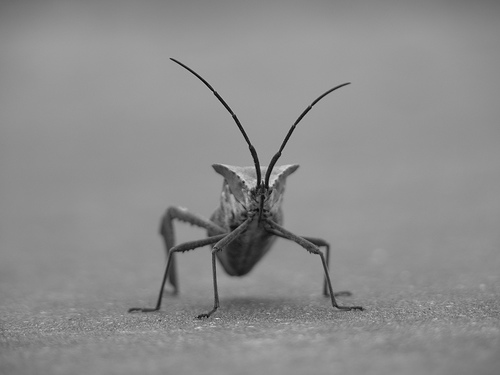
#> input picture handson-ml-example/images/stinkbug.png, 500 x 375 px
$ jupyter execute --allow-errors matplotlib-study.ipynb   (shell and % lines are left out)
#> lines starting #> are read from the running program, lines starting #| are printed output that depends on the picture
[cell 1]
import matplotlib.pyplot as plt

[cell 2]
plt.plot([1,2,3,4])
plt.ylabel("some numbers")

[cell 3]
plt.plot([1,2,3,4], [1,4, 9, 16])

[cell 4]
plt.plot([1,2,3,4],[1,4,9,16], "ro-")
plt.axis([0, 6, 0, 20])

[cell 5]
import numpy as np

[cell 6]
t = np.arange(0, 5., 0.2)
plt.plot(t, t, "r--", t, t**2, "bs", t, t**3, "g^")
print(t)
#> figure, not shown here; curve peaks at x = 4.8, y = 4.8; curve peaks at x = 4.8, y = 23.04; curve peaks at x = 4.8, y = 110.6

[cell 7]
plt.plot(t, t, lw=2.0)
#> figure, not shown here; curve peaks at x = 4.8, y = 4.8

[cell 8]
plt.plot(t, t,)
#> figure, not shown here; curve peaks at x = 4.8, y = 4.8

[cell 9]
line, = plt.plot(t, t, '-')

[cell 10]
line.set_antialiased(False)

[cell 11]
lines = plt.plot(t, t, t, t**2)
#> figure, not shown here; curve peaks at x = 4.8, y = 4.8; curve peaks at x = 4.8, y = 23.04

[cell 12]
plt.setp(lines, color="r", lw=2.0)

[cell 13]
plt.setp(line)

[cell 14]
def f(t):
    return np.exp(-t) * np.cos(2 * np.pi*t)
t1 = np.arange(0.0, 5.0, 0.1)
t2 = np.arange(0.0, 5.0, 0.02)

plt.figure(1)
plt.subplot(211)
plt.plot(t1, f(t1), 'bo', t2, f(t2), "k")

plt.subplot(212)
plt.plot(t2, np.cos(2*np.pi*t2), "r--")
plt.show()
#> figure, not shown here; panel 1: curve peaks at x = 0, y = 1; panel 1: curve peaks at x = 0, y = 1; panel 2: curve peaks at x = 0, y = 1

[cell 15]
plt.figure(1)
plt.subplot(211)
plt.plot([1,2,3])
plt.subplot(212)
plt.plot([4,5,6])

plt.figure(2)
plt.plot([4,5,6])
plt.figure(1)
plt.subplot(211)
plt.title("Easy as 1,2,3")
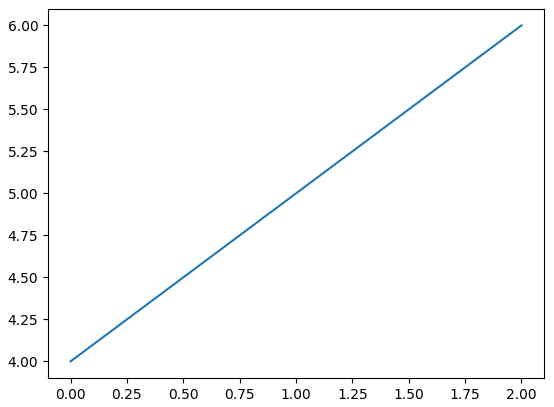
#> figure drawn by matplotlib, 1 panel

[cell 16]
mu, sigma = 100, 15
x = mu + sigma * np.random.randn(10000)

n, bins, patches = plt.hist(x, 50, density=True, color="g", alpha = 0.75)
plt.xlabel("Smarts")
plt.ylabel("Probabiity")
plt.title("Histogram of IQ")
plt.text(60, .025, r"$\mu=100, \ \sigma=15$")
plt.grid(True)
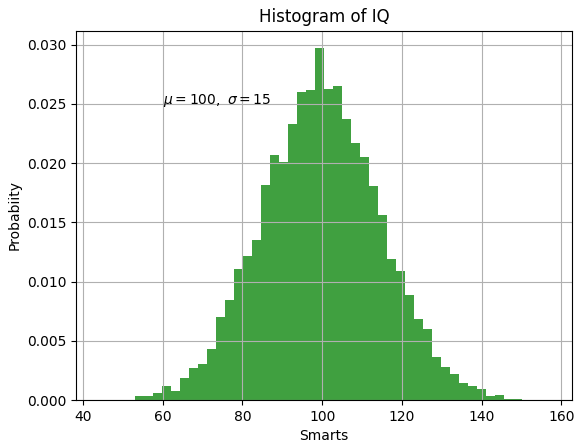
#> figure drawn by matplotlib, 1 panel; tallest bar 0.0297 high, from x = 98.2 to 100.5

[cell 17]
y = np.random.normal(loc=0.5, scale=0.4, size=1000)
y = y[(y > 0) & (y < 1)]
y.sort()
x = np.arange(len(y))

plt.figure(1)
plt.subplot(221)
plt.plot(x, y)
plt.yscale('linear')
plt.title("linear")
plt.grid(True)

plt.subplot(222)
plt.plot(x, y)
plt.yscale("log")
plt.title("log")
plt.grid(True)

plt.subplot(223)
plt.plot(x, y - y.mean())
#> (the rest of this cell did not finish here and is left out)

[cell 18]
import matplotlib.image as mpimg
import numpy as np

[cell 19]
img = mpimg.imread("images/stinkbug.png")
#> img is the input picture: shape (375, 500) float32; min 0, max 0.851, mean 0.551
imgplot = plt.imshow(img, cmap="hot")
plt.colorbar()
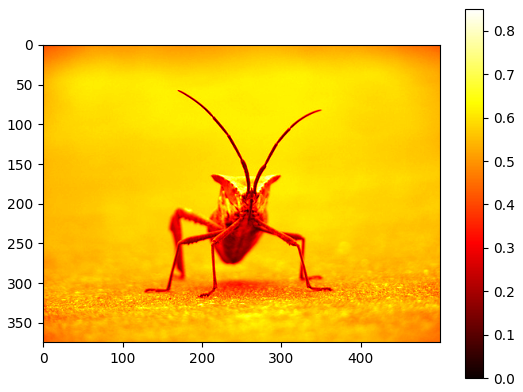
#> figure drawn by matplotlib, 2 panels

#> (a cell that did not finish here is left out)

[cell 21]
plt.rcParams["savefig.facecolor"] = "0.8"

def example_plot(ax, fontsize = 12):
    ax.plot([1,2])
    ax.locator_params(nbins = 3)
    ax.set_xlabel("x-label", fontsize = fontsize)
    ax.set_ylabel("y-label", fontsize = fontsize)
    ax.set_title("Title", fontsize = fontsize)

plt.close("all")
fig, ax = plt.subplots()
example_plot(ax,fontsize=24)
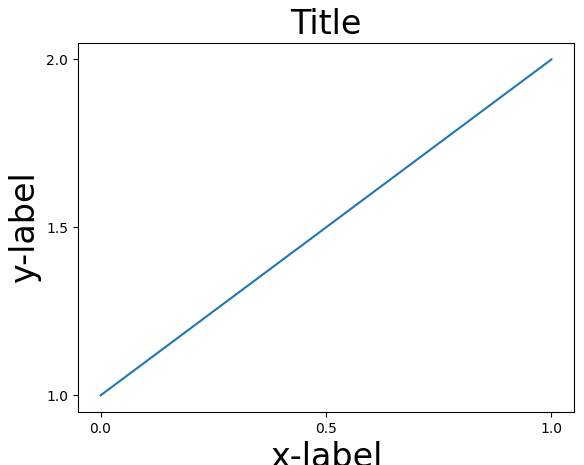
#> figure drawn by matplotlib, 1 panel

[cell 22]
fig2 = plt.figure()
ax2 = fig2.add_axes([0.15, 0.1, 0.7, 0.3])

[cell 23]
fig = plt.figure()
ax = fig.add_subplot(2, 1, 1)
t = np.arange(0.0, 1.0, .01)
s = np.sin(2 * np.pi * t)
line, = ax.plot(t, s, color="blue", lw = 2)
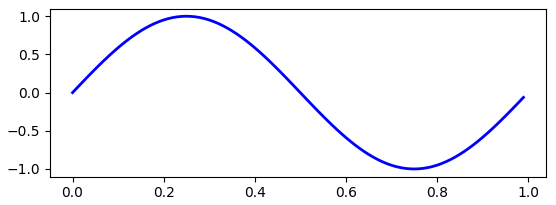
#> figure drawn by matplotlib, 1 panel; curve peaks at x = 0.25, y = 1

[cell 24]
ax.lines

[cell 25]
line

[cell 26]
import matplotlib
matplotlib.artist.getp(fig.patch)

[cell 27]
plt.close("all")

[cell 28]
fig = plt.figure()
ax1 = fig.add_subplot(211)
ax2 = fig.add_axes([0.1, 0.1, 0.7, 0.3])

[cell 29]
ax1

[cell 30]
fig.axes

[cell 31]
fig = plt.figure()
l1 = matplotlib.lines.Line2D([0,1], [0, 1],figure=fig, transform=fig.transFigure)
l2 = matplotlib.lines.Line2D([0, 1],[1,0], figure=fig, transform=fig.transFigure)
fig.lines.extend([l1, l2])
fig.canvas.draw()

[cell 32]
plt.close("all")
fig = plt.figure()
ax = fig.add_subplot(111)
rect =ax.patch
rect.set_facecolor("green")

[cell 33]
x, y = np.random.rand(2,100)

[cell 34]
line, = plt.plot(x, y, '-', color="blue", lw=2)
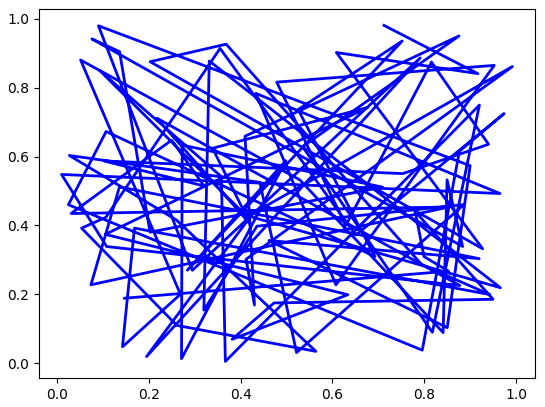
#> figure drawn by matplotlib, 1 panel

[cell 35]
fig = plt.figure()
ax = fig.add_subplot(111)
n,bins, rectangles = ax.hist(np.random.randn(1000), bins=50, facecolor="yellow")
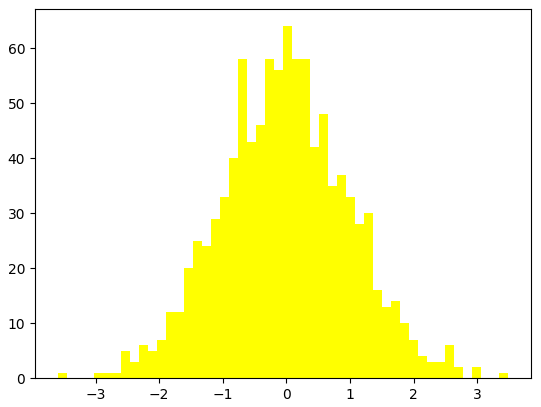
#> figure drawn by matplotlib, 1 panel; tallest bar 64 high, from x = -0.0528 to 0.089

[cell 36]
axis = ax.xaxis

[cell 37]
axis.get_ticklocs()

[cell 38]
axis.get_ticklabels()

[cell 39]
axis.get_ticklines()

[cell 40]
axis.get_ticklines(minor=True)

[cell 41]
fig = plt.figure()
rect = fig.patch
rect.set_facecolor("lightgoldenrodyellow")

ax1 = fig.add_axes([0.1, .3, .4, .4])
rect =ax1.patch
rect.set_facecolor("lightslategray")

for label in ax1.xaxis.get_ticklabels():
    label.set_color("red")
    label.set_rotation(45)
    label.set_fontsize(16)

for line in ax1.yaxis.get_ticklines():
    line.set_color("green")
    line.set_markersize(25)
    line.set_markeredgewidth(3)

[cell 42]
import matplotlib.ticker as ticker
np.random.seed(19680801)

fig = plt.figure()
ax = fig.add_subplot(111)
ax.plot(100 * np.random.rand(20))
formatter = ticker.FormatStrFormatter("$%1.2f")
ax.yaxis.set_major_formatter(formatter)
for tick in ax.yaxis.get_major_ticks():
    tick.label1On = False
    tick.label2On = True
    tick.label2.set_color("green")
plt.show()
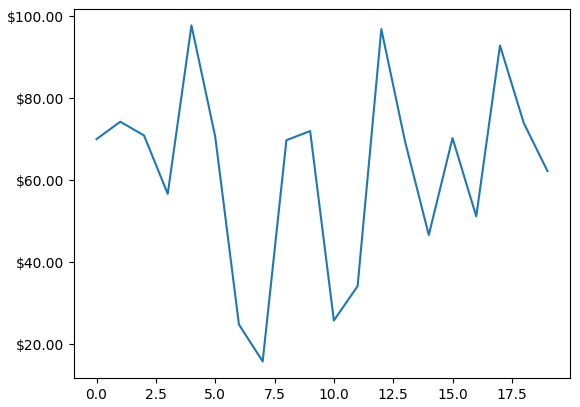
#> figure drawn by matplotlib, 1 panel; curve peaks at x = 4, y = 97.78

[cell 43]
line_up, = plt.plot([1,2,3], label="Line 2")
line_down, = plt.plot([3,2,1], label="Line 1")
plt.legend([line_up, line_down], ["Line Up", "Line Down"])
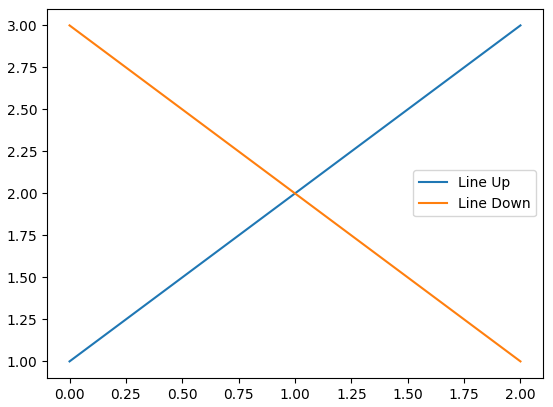
#> figure drawn by matplotlib, 1 panel

[cell 44]
import matplotlib.patches as mpathches

[cell 45]
red_pathch = mpathches.Patch(color="red", label="The red data")
plt.legend(handles=[red_pathch])

[cell 46]
x = np.arange(0, 10, 0.005)
y = np.exp(-x/2.) * np.sin(2 * np.pi * x)

fig = plt.figure()
ax = fig.add_subplot(111)
ax.plot(x, y)
ax.set_xlim(0, 10)
ax.set_ylim(-1, 1)
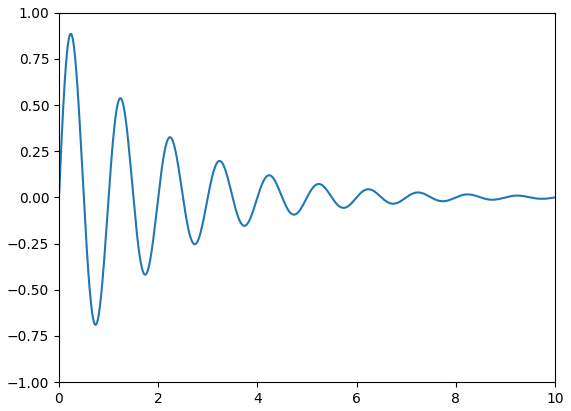
#> figure drawn by matplotlib, 1 panel; curve peaks at x = 0.235, y = 0.885
